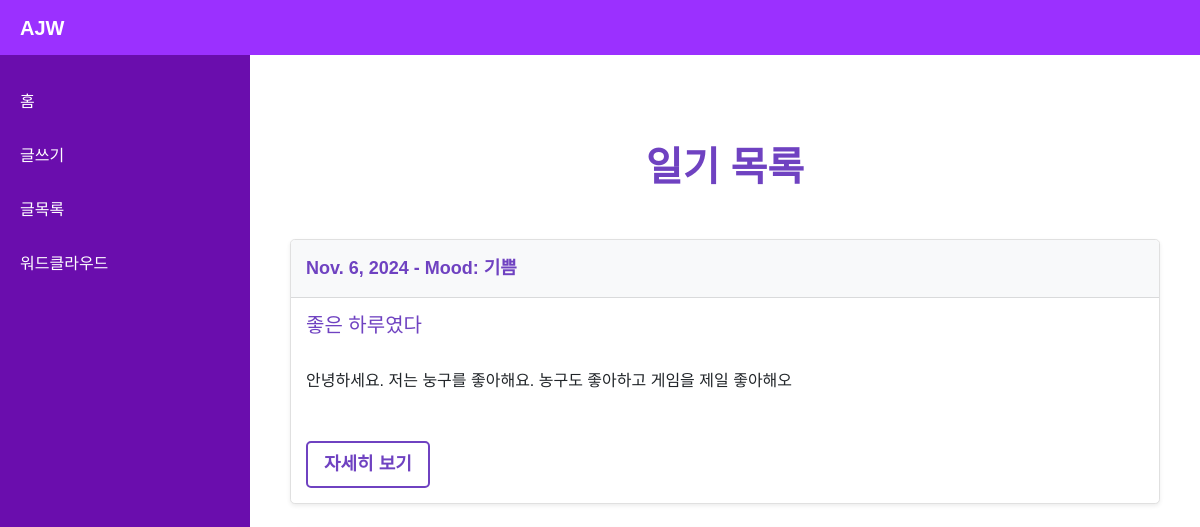
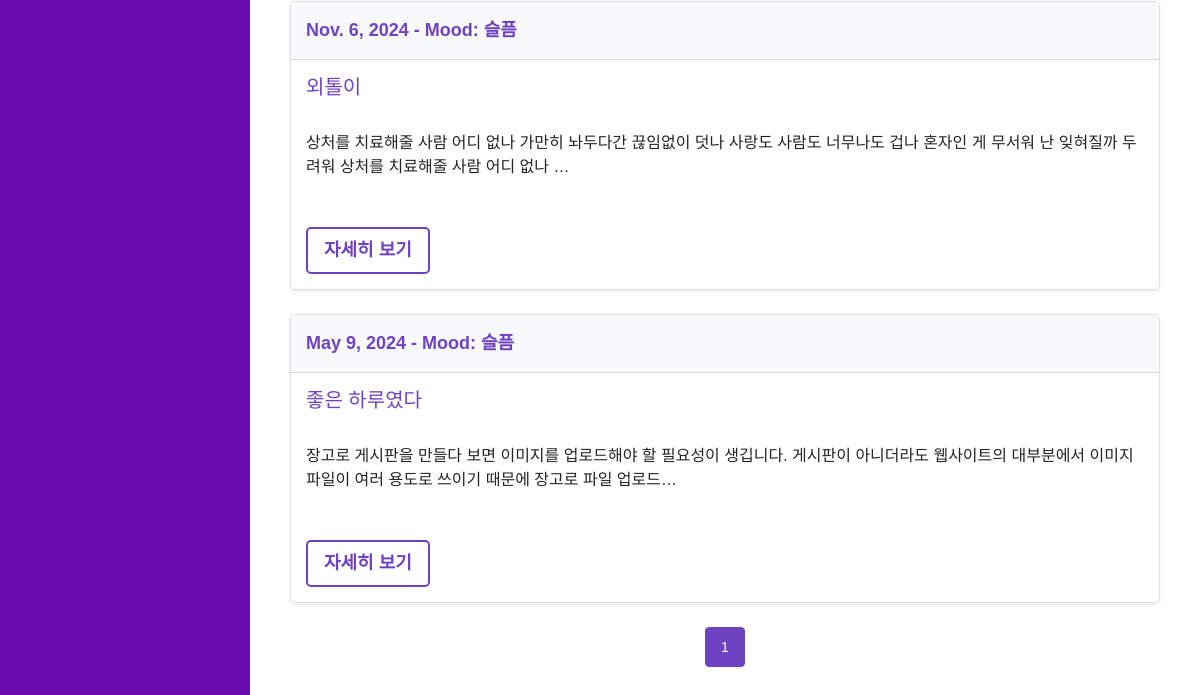
Page /list on the earlier database version (2 pictures, top to bottom).
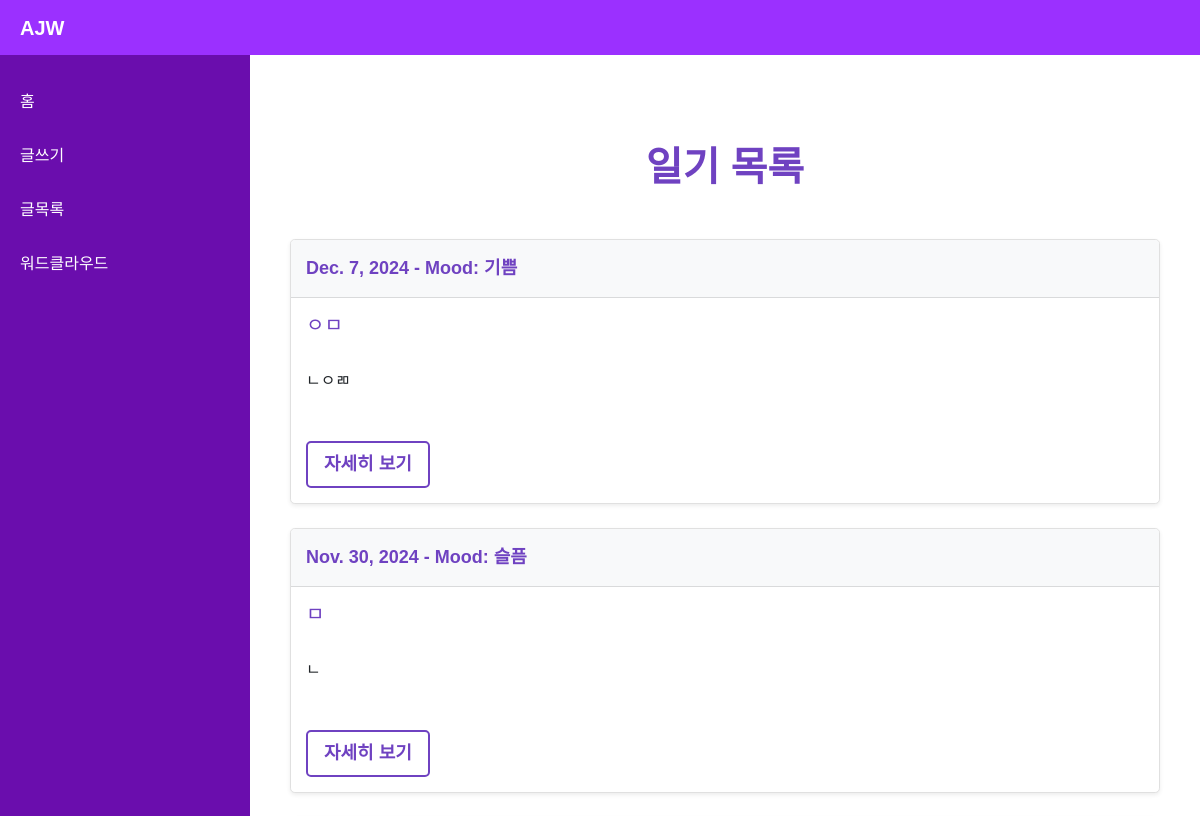
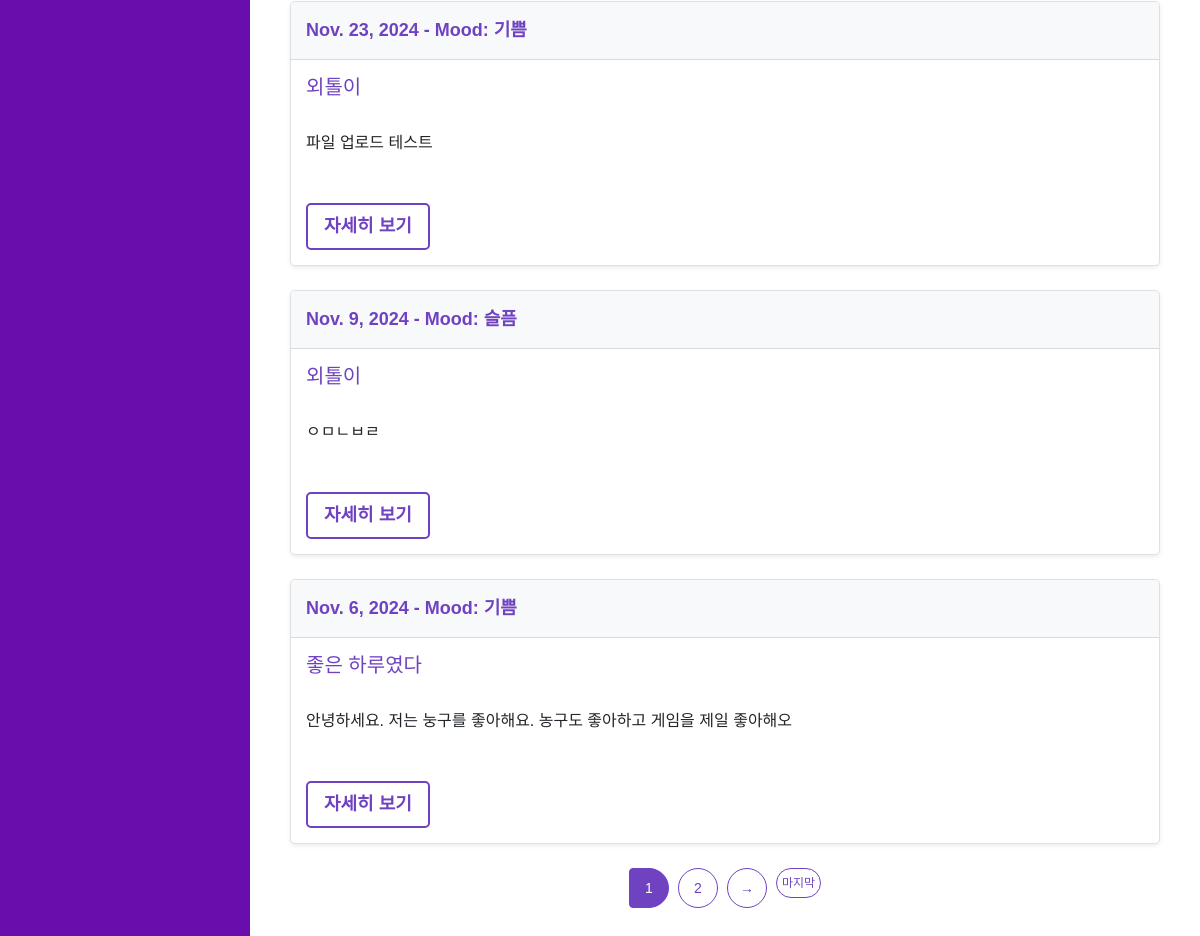
Same page on the later database version (2 pictures, top to bottom).
### diary/models.py (models this page shows)
class Diary(models.Model):
    MOOD_CHOICES = [
        ('happy', '기쁨'),
        ('sad', '슬픔'),
        ('angry', '화남'),
        ('fear', '두려움'),
        ('peaceful', '평온함'),
    ]
    content = models.TextField(max_length=700)
    summary = models.CharField(max_length=50)
    mood = models.CharField(max_length=10, choices=MOOD_CHOICES)
    diary_date = models.DateField()
    image_1 = models.ImageField(upload_to=upload_to, blank=True, null=True)
    image_2 = models.ImageField(upload_to=upload_to, blank=True, null=True)
    image_3 = models.ImageField(upload_to=upload_to, blank=True, null=True)
    created_at = models.DateTimeField(auto_now_add=True)
    updated_at = models.DateTimeField(auto_now=True)

### diary/views.py (the view)
# urls.py: path('list', views.list, name="diary-list"),                           # 일기 목록 조회
def list(request):
    diary_list = Diary.objects.order_by('-diary_date')
    paginator = Paginator(diary_list, 5)
    page_number = request.GET.get('page')  # 현재 페이지 번호 가져오기
    page_obj = paginator.get_page(page_number)
    context = {
        'page_obj': page_obj
    }
    return render(request, 'diary/list.html', context)

### diary/templates/diary/list.html (shortened to what this page needs)
{% extends 'diary/base.html' %}
{% load static %}
{% block content %}
<div class="container mt-5 mb-5">
    <h1 class="mb-4 text-center">
        <span style="color: #6f42c1; font-weight: bold;">일기 목록</span>
    </h1>
    <br>
    {% if page_obj %}
        {% for diary in page_obj %}
            <div class="card shadow-sm rounded-3 mb-4">
                <div class="card-header">
                    <strong>{{ diary.diary_date }} - Mood: {{ diary.get_mood_display }}</strong>
                </div>
                <div class="card-body">
                    <h5 class="card-title" style="color: #6f42c1;">{{ diary.summary }}</h5>
                    <br>
                    <p class="card-text">{{ diary.content|truncatechars:100 }}</p>
                    <br>
                    <a href="{% url 'diary-read' diary.id %}" class="btn btn-outline-secondary btn-sm mt-2">
                        자세히 보기
                    </a>
                </div>
            </div>
        {% endfor %}
        <nav aria-label="Page navigation">
            <ul class="pagination">
                {% for num in page_obj.paginator.page_range %}
                    {% if page_obj.number == num %}
                        <li class="page-item active">
                            <span class="page-link">{{ num }}</span>
                        </li>
                    {% elif num > page_obj.number|add:'-3' and num < page_obj.number|add:'3' %}
                        <li class="page-item">
                            <a class="page-link" href="?page={{ num }}">{{ num }}</a>
                        </li>
                    {% endif %}
                {% endfor %}
                {% if page_obj.has_next %}
                    <li class="page-item">
                        <a class="page-link" href="?page={{ page_obj.next_page_number }}">→</a>
                    </li>
                    <li class="page-item">
                        <a class="page-link first-last" href="?page={{ page_obj.paginator.num_pages }}">마지막</a>
                    </li>
                {% endif %}
            </ul>
        </nav>
    {% else %}
        <div class="alert" role="alert">
            아직 작성된 일기가 없습니다. 새 일기를 작성해 보세요!
        </div>
    {% endif %}
</div>
{% endblock %}

Differences in the rows shown:
no longer on this page (row unchanged): Diary: diary_date "Nov. 6, 2024", mood "슬픔", summary "외톨이", content "상처를 치료해줄 사람 어디 없나 가만히 놔두다간 끊임없이 덧나 사랑도 사람도 너무나도 겁나 혼자인 게 무서워 난 잊혀질까 두려워 상처를 치료해줄 사람 어디 없나 …"
no longer on this page (row unchanged): Diary: diary_date "May 9, 2024", mood "슬픔", summary "좋은 하루였다", content "장고로 게시판을 만들다 보면 이미지를 업로드해야 할 필요성이 생깁니다. 게시판이 아니더라도 웹사이트의 대부분에서 이미지 파일이 여러 용도로 쓰이기 때문에 장고로 파일 업로드…"
added Diary: diary_date "Dec. 7, 2024", mood "기쁨", summary "ㅇㅁ", content "ㄴㅇㄻ"
added Diary: diary_date "Nov. 30, 2024", mood "슬픔", summary "ㅁ", content "ㄴ"
added Diary: diary_date "Nov. 23, 2024", mood "기쁨", summary "외톨이", content "파일 업로드 테스트"
added Diary: diary_date "Nov. 9, 2024", mood "슬픔", summary "외톨이", content "ㅇㅁㄴㅂㄹ"
Other differences:
new list line: "2"
text now shown: "→ 마지막"
